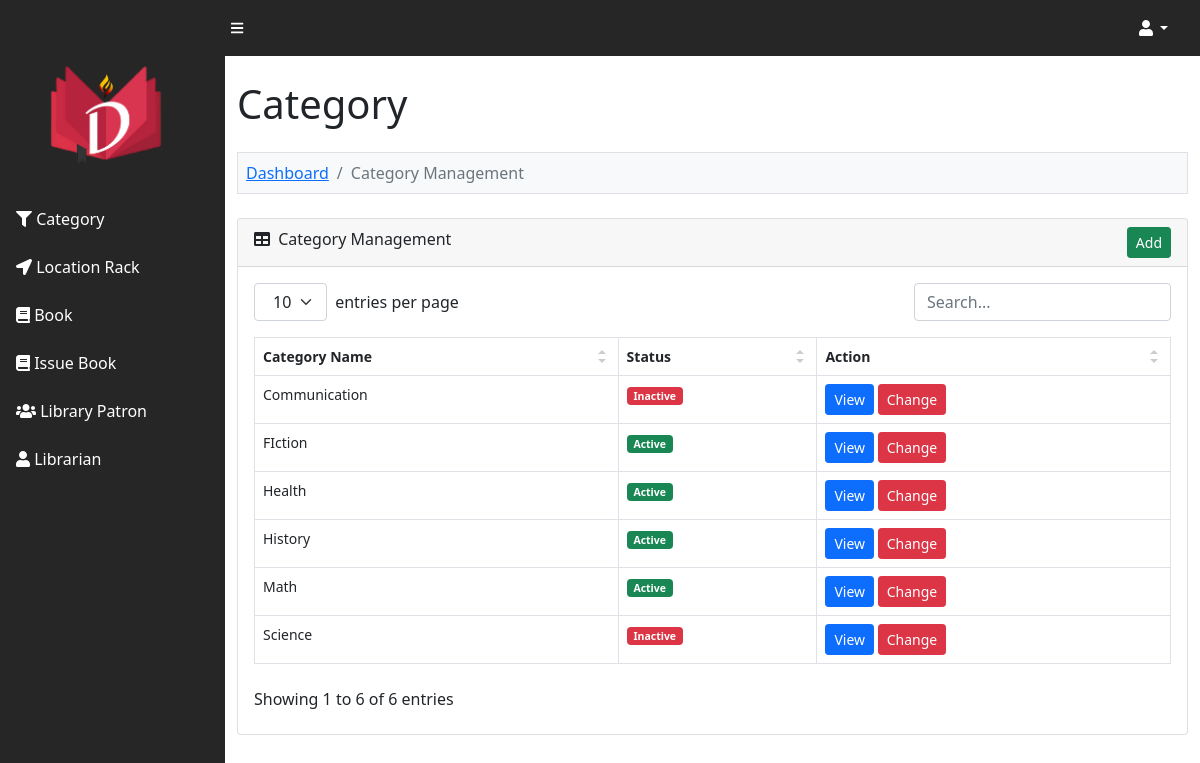
Page /DIGIBRI/admin/category.php (signed in) on the committed database.
### tables this page shows
CREATE TABLE `lms_category` (
  `category_id` int(11) NOT NULL,
  `category_name` varchar(200) NOT NULL,
  `category_status` enum('Active','Inactive') NOT NULL
);

### DIGIBRI/admin/category.php (the view, shortened to what this page needs)
<?php
include '../database_connection.php';
$error = '';
$query = "
SELECT * FROM lms_category
    ORDER BY category_name ASC
";
$statement = $connect->prepare($query);
$statement->execute();
include '../header.php';
?>
<div class="container-fluid py-4" style="min-height: 700px;">
	<h1>Category</h1>
	<?php
	if(isset($_GET['action']))
	{
		if($_GET['action'] == 'add')
		{
	?>
	<ol class="breadcrumb mt-4 mb-4 bg-light p-2 border">
		<li class="breadcrumb-item"><a href="index.php">Dashboard</a></li>
		<li class="breadcrumb-item"><a href="category.php">Category Management</a></li>
		<li class="breadcrumb-item active">Add Category</li>
	</ol>
	<div class="row">
		<div class="col-md-6">
			<?php
			if($error != '')
			{
				echo '<div class="alert alert-danger alert-dismissible fade show" role="alert"><ul class="list-unstyled">'.$error.'</ul> <button type="button" class="btn-close" data-bs-dismiss="alert" aria-label="Close"></button></div>';
			}
			?>
			<div class="card mb-4">
				<div class="card-header">
					<i class="fas fa-filter"></i> Add Category
                </div>
                <div class="card-body">
                	<form method="POST">
                		<div class="mb-3">
                			<label class="form-label">Category Name</label>
                			<input type="text" name="category_name" id="category_name" class="form-control" />
                		</div>
                		<div class="mt-4 mb-0">
                			<input type="submit" name="add_category" value="Add" class="btn btn-success" />
                		</div>
                	</form>
                </div>
            </div>
		</div>
	</div>
	<?php
		}
		else if($_GET["action"] == 'edit')
		{
			$category_id = $_GET["code"];
			if($category_id > 0)
			{
				$query = "
				SELECT * FROM lms_category
                WHERE category_id = '$category_id'
				";
				$category_result = $connect->query($query);
				foreach($category_result as $category_row)
				{
				?>
	<ol class="breadcrumb mt-4 mb-4 bg-light p-2 border">
		<li class="breadcrumb-item"><a href="index.php">Dashboard</a></li>
		<li class="breadcrumb-item"><a href="category.php">Category Management</a></li>
		<li class="breadcrumb-item active">Edit Category</li>
	</ol>
	<div class="row">
		<div class="col-md-6">
			<div class="card mb-4">
				<div class="card-header">
					<i class="fas fa-filter"></i> Edit Category
				</div>
				<div class="card-body">
					<form method="post">
						<div class="mb-3">
							<label class="form-label">Category Name</label>
							<input type="text" name="category_name" id="category_name" class="form-control" value="<?php echo $category_row['category_name']; ?>" />
						</div>
						<div class="mt-4 mb-0">
							<input type="hidden" name="category_id" value="<?php echo $_GET['code']; ?>" />
							<input type="submit" name="edit_category" class="btn btn-primary" value="Edit" />
						</div>
					</form>
				</div>
			</div>
		</div>
	</div>
				<?php
				}
			}
		}
	}
	else
	{
	?>
	<ol class="breadcrumb mt-4 mb-4 bg-light p-2 border">
		<li class="breadcrumb-item"><a href="index.php">Dashboard</a></li>
		<li class="breadcrumb-item active">Category Management</li>
	</ol>
	<div class="card mb-4">
		<div class="card-header">
			<div class="row">
				<div class="col col-md-6">
					<i class="fas fa-table me-1"></i> Category Management
				</div>
				<div class="col col-md-6" align="right">
					<a href="category.php?action=add" class="btn btn-success btn-sm">Add</a>
				</div>
			</div>
		</div>
		<div class="card-body">
			<table id="datatablesSimple">
				<thead>
					<tr>
						<th>Category Name</th>
						<th>Status</th>
						<th>Action</th>
					</tr>
				</thead>
				<tbody>
				<?php
				if($statement->rowCount() > 0)
				{
					foreach($statement->fetchAll() as $row)
					{
						$category_status = '';
						if($row['category_status'] == 'Active')
						{
							$category_status = '<div class="badge bg-success">Active</div>';
						}
						else
						{
							$category_status = '<div class="badge bg-danger">Inactive</div>';
						}
						echo '
						<tr>
							<td>'.$row["category_name"].'</td>
							<td>'.$category_status.'</td>
							<td>
								<a href="category.php?action=edit&code='.$row["category_id"].'" class="btn btn-sm btn-primary">View</a>
								<button name="delete_button" class="btn btn-danger btn-sm" onclick="delete_data(`'.$row["category_id"].'`, `'.$row["category_status"].'`)">Change</button>
							</td>
						</tr>
						';
					}
				}
				else
				{
					echo '
					<tr>
						<td colspan="4" class="text-center">No Data Found</td>
					</tr>
					';
				}
				?>
				</tbody>
			</table>
		</div>
	</div>
	<?php
	}
	?>
</div>

### DIGIBRI/asset/css/simple-datatables-style.css (style rules this page uses)
.dataTable-table { max-width: 100%; width: 100%; border-spacing: 0; border-collapse: separate; }
.dataTable-table > tbody > tr > td, .dataTable-table > tbody > tr > th, .dataTable-table > tfoot > tr > td, .dataTable-table > tfoot > tr > th, .dataTable-table > thead > tr > td, .dataTable-table > thead > tr > th { vertical-align: top; padding: 8px 10px; }
.dataTable-table > thead > tr > th { vertical-align: bottom; text-align: left; border-bottom: 1px solid #d9d9d9; }
.dataTable-table th { vertical-align: bottom; text-align: left; }

### rows in the picture
lms_category: category_name "Communication", category_status "Inactive"
lms_category: category_name "FIction", category_status "Active"
lms_category: category_name "Health", category_status "Active"
lms_category: category_name "History", category_status "Active"
lms_category: category_name "Math", category_status "Active"
lms_category: category_name "Science", category_status "Inactive"
